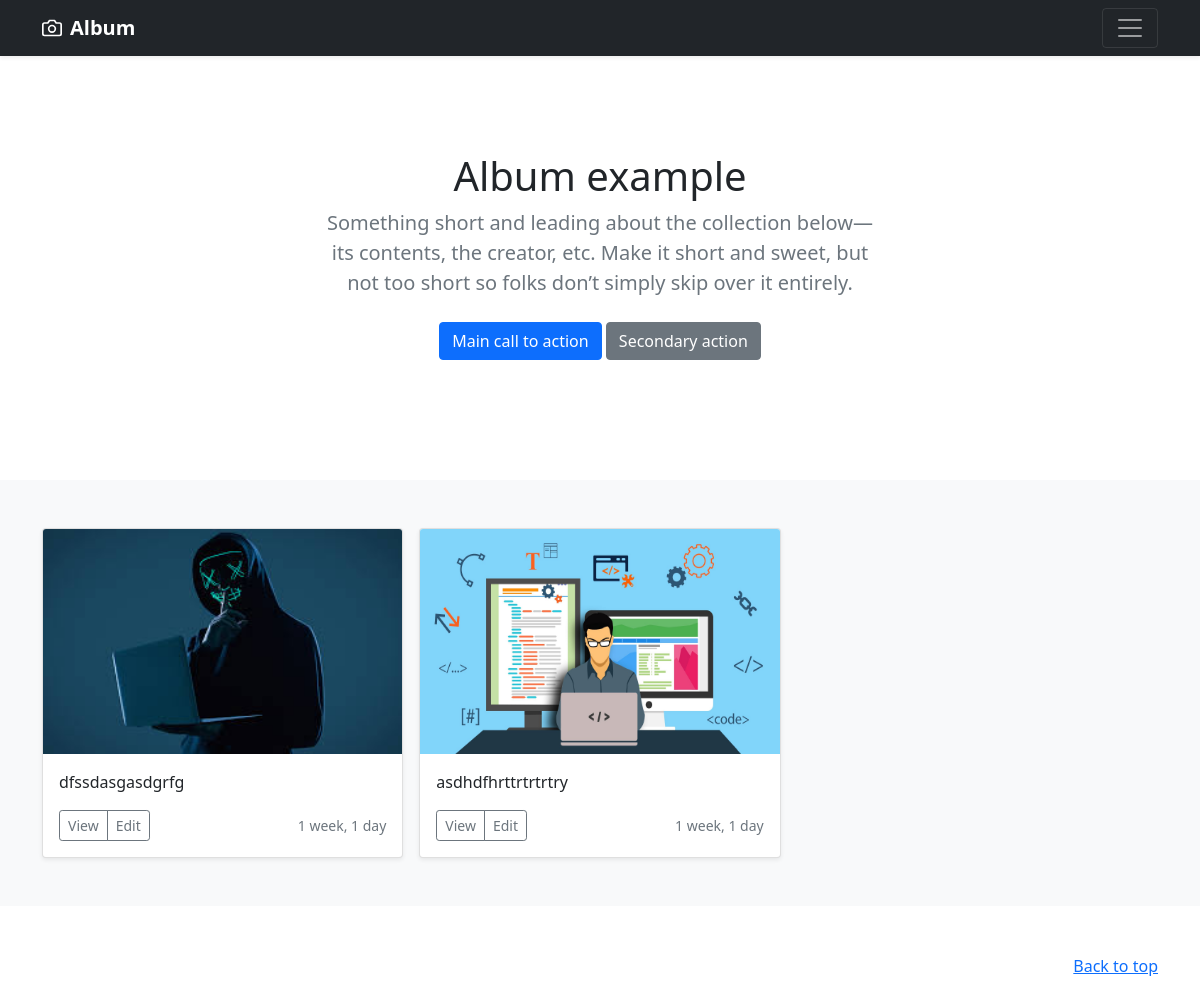
The page /blog/ on the database as committed earlier.
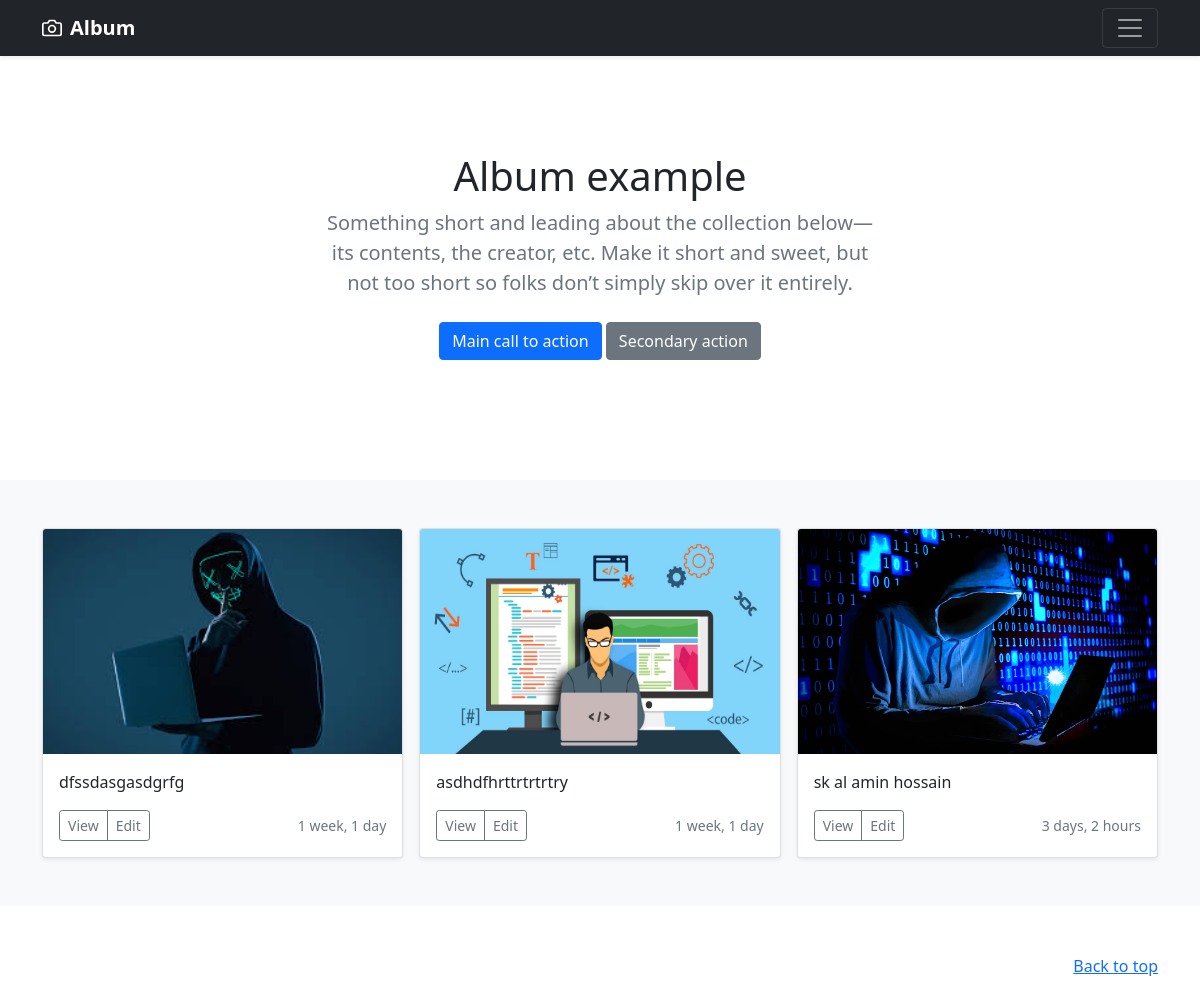
The same page on the database as committed later.
### blog/models.py (models this page shows)
class Blog(models.Model):
    discription = models.TextField()
    timecase = models.DateTimeField( auto_now_add=True)
    thumbnail = models.ImageField(upload_to='album/skalaminhossain/')

### blog/views.py (the view)
# urls.py: path('blog/', views.blog, name = 'blog'),
def blog(request):
    blog = Blog.objects.all()
    context = {
        "blog":blog
    }
    return render(request, 'album/index.html', context)

### templates/album/index.html (shortened to what this page needs)
{% load static %}
<!doctype html>
<html lang="en">
  <head>
<link href="{% static "assets/dist/css/bootstrap.min.css" %}" rel="stylesheet">
  </head>
  <body>
<header>
  <div class="navbar navbar-dark bg-dark shadow-sm">
    <div class="container">
      <a href="#" class="navbar-brand d-flex align-items-center">
        <strong>Album</strong>
      </a>
      <button class="navbar-toggler" type="button" data-bs-toggle="collapse" data-bs-target="#navbarHeader" aria-controls="navbarHeader" aria-expanded="false" aria-label="Toggle navigation">
        <span class="navbar-toggler-icon"></span>
      </button>
    </div>
  </div>
</header>
<main>
  <section class="py-5 text-center container">
    <div class="row py-lg-5">
      <div class="col-lg-6 col-md-8 mx-auto">
        <h1 class="fw-light">Album example</h1>
        <p class="lead text-muted">Something short and leading about the collection below—its contents, the creator, etc. Make it short and sweet, but not too short so folks don’t simply skip over it entirely.</p>
        <p>
          <a href="#" class="btn btn-primary my-2">Main call to action</a>
          <a href="#" class="btn btn-secondary my-2">Secondary action</a>
        </p>
      </div>
    </div>
  </section>
  <div class="album py-5 bg-light">
    <div class="container">
      <div class="row row-cols-1 row-cols-sm-2 row-cols-md-3 g-3">
      {% for b in blog %}
        <div class="col">
          <div class="card shadow-sm">
            <img class="bd-placeholder-img card-img-top" width="100%" height="225" src="{{ b.thumbnail.url }}" alt="myInage">
            <div class="card-body">
              <p class="card-text">{{ b.discription }}</p>
              <div class="d-flex justify-content-between align-items-center">
                <div class="btn-group">
                  <button type="button" class="btn btn-sm btn-outline-secondary">View</button>
                  <button type="button" class="btn btn-sm btn-outline-secondary">Edit</button>
                </div>
                <small class="text-muted">{{ b.timecase | timesince }}</small>
              </div>
            </div>
          </div>
        </div>
        {% endfor %}
      </div>
    </div>
  </div>
</main>
<footer class="text-muted py-5">
  <div class="container">
    <p class="float-end mb-1">
      <a href="#">Back to top</a>
    </p>
  </div>
</footer>
  </body>
</html>

### templates/album/index.html (style rules this page uses)
.bd-placeholder-img { font-size: 1.125rem; text-anchor: middle; -webkit-user-select: none; -moz-user-select: none; user-select: none; }

Rows that differ between the two databases and show on the page:
added Blog: thumbnail (picture), discription "sk al amin hossain", timecase "3 days, 2 hours"
